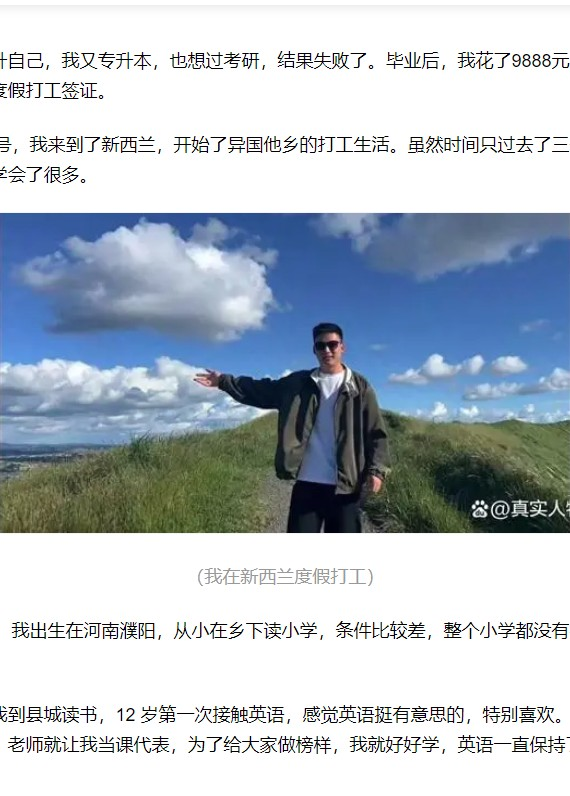
#> input picture 8881.jpg, 570 x 796 px
$ python imagechange.py
#> lines starting #> are read from the running program, lines starting #| are printed output that depends on the picture
from PIL import Image, ImageFilter

def crop_scale_blur_overlay_correct_position_and_final_crop(image_path, output_base_path):
    # 打开图片
#> called with image_path = '8881.jpg', output_base_path = 'processed_image'
    image = Image.open(image_path)
#> image is the input picture: PIL image 570x796 RGB; mean R, G, B 183.2, 192.7, 201.5
    original_size = image.size
#> original_size = (570, 796)

    # 计算裁剪区域，保持宽度不变
    width, height = image.size
#> width = 570; height = 796
    new_height = int(height * 1/3)
#> new_height = 265
    top = (height - new_height) // 2
#> top = 265
    bottom = (height + new_height) // 2
#> bottom = 530

    # 裁剪图片，并保存
    image_cropped = image.crop((0, top, width, bottom))
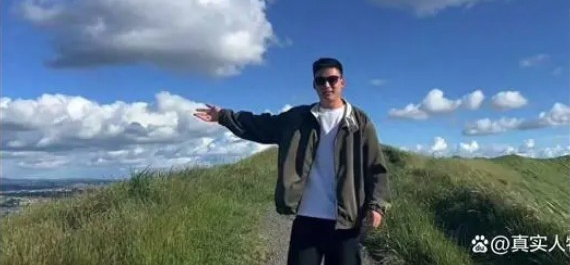
#> image_cropped: PIL image 570x265 RGB; mean R, G, B 95.1, 117.8, 136.3
    image_cropped.save(f'{output_base_path}_cropped.jpg')

    # 等比例放大图片，并保存
    scale_factor = original_size[1] / new_height
#> scale_factor = 3
    scaled_width = int(width * scale_factor)
#> scaled_width = 1712
    scaled_height = original_size[1]  # 直接使用原图高度作为目标高度
#> scaled_height = 796

    image_scaled = image_cropped.resize((scaled_width, scaled_height), Image.Resampling.LANCZOS)
    image_scaled.save(f'{output_base_path}_scaled.jpg')

    # 应用高斯模糊，并保存
    image_blurred = image_scaled.filter(ImageFilter.GaussianBlur(21))
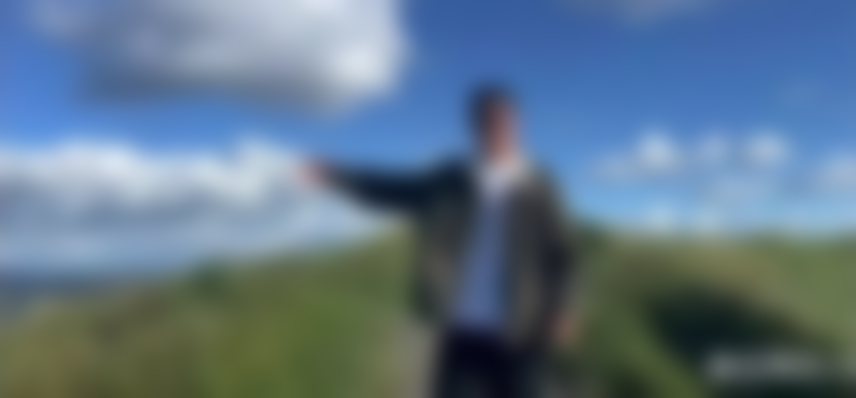
#> image_blurred: PIL image 1712x796 RGB (shown at 1/2 size); mean R, G, B 95.1, 117.8, 136.3
    image_blurred.save(f'{output_base_path}_blurred.jpg')

    # 将原始裁剪的图片叠加到模糊的图片上，并保存
    overlay_left = (image_blurred.width - image_cropped.width) // 2
#> overlay_left = 571
    overlay_top = (image_blurred.height - image_cropped.height) // 2
#> overlay_top = 265
    image_blurred.paste(image_cropped, (overlay_left, overlay_top))
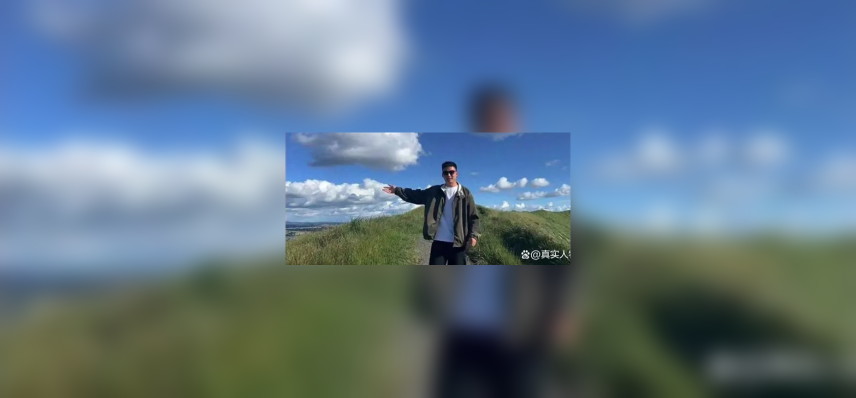
#> image_blurred: PIL image 1712x796 RGB (shown at 1/2 size); mean R, G, B 96.1, 119.4, 137.8
    image_blurred.save(f'{output_base_path}_overlay_before_final_crop.jpg')

    # 最后裁剪overlay.jpg的中心位置以匹配原始图片尺寸
    final_crop_left = (image_blurred.width - original_size[0]) // 2
#> final_crop_left = 571
    final_crop_top = (image_blurred.height - original_size[1]) // 2
#> final_crop_top = 0
    image_final = image_blurred.crop((final_crop_left, final_crop_top, final_crop_left + original_size[0], final_crop_top + original_size[1]))
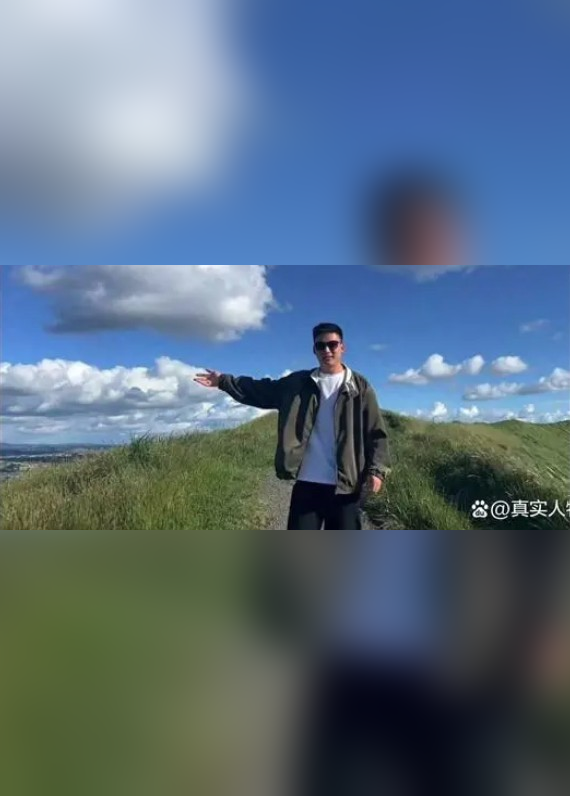
#> image_final: PIL image 570x796 RGB; mean R, G, B 88.6, 109.1, 126.8
    image_final.save(f'{output_base_path}_overlay.jpg')

# 使用示例
image_path = '8881.jpg'  # 请确保此路径与实际图片路径相匹配
output_base_path = 'processed_image'
crop_scale_blur_overlay_correct_position_and_final_crop(image_path, output_base_path)
